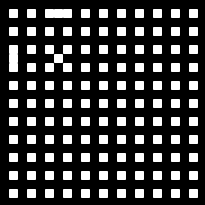
Frame 1 (no input)
Frame 60 (the mouse pressed at the canvas centre just before this capture): identical to frame 1, image omitted
Frame 120 (the mouse held since frame 60 and released just before this capture): identical to frame 1, image omitted

The Processing sketch that drew this single still picture (run headless with seeded random() and noise(); from frame 60 on, the mouse is pressed at the canvas centre):

// Processing sketch: hofmann_no_3
// ── hofmann_no_3.pde
/*
 Series of computational abstractions of artefacts depicted
 in Armin Hofmann's "Methodik Der Form - Und Bildgestaltung"
 
 No.2 The Dot (From the book, page 55, figures 14 to 18)
 
 Ricardo Sacadura (2024)
 */


int cols = 22, rows = 22;

int __colorX1 = 1; //min:0 max:1
int __colorX2 = 1; //min:0 max:1
int __colorX3 = 0; //min:0 max:1
int __colorX4 = 0; //min:0 max:1
int __colorX5 = 0; //min:0 max:1
int __colorX6 = 0; //min:0 max:1
int __colorX7 = 1; //min:0 max:1
int __colorX8 = 0; //min:0 max:1
int __colorX9 = 0; //min:0 max:1
int __colorX10 = 0; //min:0 max:1
int __colorX11 = 0; //min:0 max:1
int __colorX12 = 0; //min:0 max:1
int __colorX13 = 0; //min:0 max:1
int __colorX14 = 0; //min:0 max:1
int __colorX15 = 0; //min:0 max:1
int __colorX16 = 0; //min:0 max:1
int __colorX17 = 0; //min:0 max:1
int __colorX18 = 0; //min:0 max:1
int __colorX19 = 0; //min:0 max:1
int __colorX20 = 0; //min:0 max:1
int __colorX21 = 0; //min:0 max:1
int __colorX22 = 0; //min:0 max:1



int __colorY1 = 1; //min:0 max:1
int __colorY2 = 1; //min:0 max:1
int __colorY3 = 0; //min:0 max:1
int __colorY4 = 0; //min:0 max:1
int __colorY5 = 0; //min:0 max:1
int __colorY6 = 0; //min:0 max:1
int __colorY7 = 1; //min:0 max:1
int __colorY8 = 0; //min:0 max:1
int __colorY9 = 0; //min:0 max:1
int __colorY10 = 0; //min:0 max:1
int __colorY11 = 0; //min:0 max:1
int __colorY12 = 0; //min:0 max:1
int __colorY13 = 0; //min:0 max:1
int __colorY14 = 0; //min:0 max:1
int __colorY15 = 0; //min:0 max:1
int __colorY16 = 0; //min:0 max:1
int __colorY17 = 0; //min:0 max:1
int __colorY18 = 0; //min:0 max:1
int __colorY19 = 0; //min:0 max:1
int __colorY20 = 0; //min:0 max:1
int __colorY21 = 0; //min:0 max:1
int __colorY22 = 0; //min:0 max:1


float[] colorsX = {
  __colorX1, __colorX2, __colorX3, __colorX4, __colorX5, __colorX6, __colorX7, __colorX8, __colorX9, __colorX10,
  __colorX11, __colorX12, __colorX13, __colorX14, __colorX15, __colorX16, __colorX17, __colorX18, __colorX19, __colorX20,
  __colorX21, __colorX22
};


float[] colorsY = {
  __colorY1, __colorY2, __colorY3, __colorY4, __colorY5, __colorY6, __colorY7, __colorY8, __colorY9, __colorY10,
  __colorY11, __colorY12, __colorY13, __colorY14, __colorY15, __colorY16, __colorY17, __colorY18, __colorY19, __colorY20,
  __colorY21, __colorY22
};



void setup() {

  size(205, 205);
  background(0);
  noStroke();


  float tileX = (width) / cols;
  float tileY = (height) / rows;

  for (int x = 0; x < cols; ++x) {
    for (int y = 0; y < rows; ++y) {
      float sx = tileX * x;
      float sy = tileY * y;
      float sw = tileX;
      float sh = tileY;

      if (x != 0 && x != cols && y !=0 && y != rows) {
        if (x%2 == 0  || y%2 == 0) {
          if (colorsX[int(x)] == 1 && colorsY[int(y)] == 1) {
            fill(255);
          } else {
            fill(0);
          }
        } else {
          fill(255);
        }
      } else {
        fill(0);
      }

      rect(sx, sy, sw, sh, 1);


      /* if (x != cols - 1 && y != rows-1) {
       if (x%2==0 && y%2==0) {
       fill(255);
       } else if (x%2!=0 && y%2==0) {
       if (colorsX[int(x)] == 1) {
       fill(255);
       } else {
       fill(0);
       }
       } else if (y%2!=0 && x%2==0) {
       if (colorsY[int(y)] == 1) {
       fill(255);
       } else {
       fill(0);
       }
       } else if (y%2!=0 && x%2!=0) {
       if (colorsY[int(y)] == 1 && colorsX[int(x)] == 1) {
       fill(255);
       } else {
       fill(0);
       }
       } else {
       fill(0);
       }
       } else {
       fill(0);
       }*/
    }
  }
}

void draw() {
}
